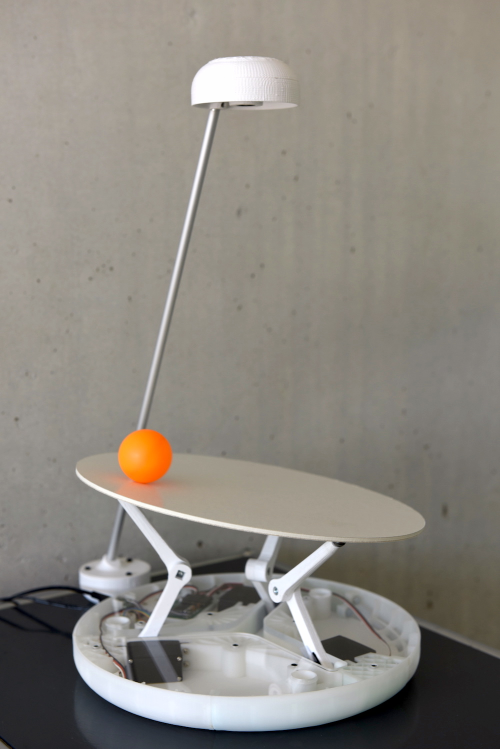
#> input picture DSC_4337.JPG, 1000 x 1498 px, given in place of the camera (shown at 1/2 size)
$ python programmeIntermediare.py   (older library calls are emulated)
#> lines starting #> are read from the running program, lines starting #| are printed output that depends on the picture; after the words box and inside, x2 and y2 are one past the last pixel; in counts of white or black regions, pixels touching at a corner belong together
import cv2
import numpy as np
import time
import imutils

cam = cv2.VideoCapture(0)
cv2.namedWindow("image")

cam.set(3,320)
cam.set(4,240)

getPixelColor = False
H,S,V = 0,0,0

mouseX,mouseY = 0,0

def getMousePositionOnClick(event,x,y,flags,param):
    global mouseX,mouseY
    global getPixelColor
    if event == cv2.EVENT_LBUTTONDOWN:
        mouseX,mouseY = x,y
        getPixelColor = True
        print(getPixelColor)
    elif event == cv2.EVENT_LBUTTONUP:
        getPixelColor = False


cv2.setMouseCallback("image",getMousePositionOnClick)

while True:
    start_time = time.time()
    ret, img=cam.read()
#> img is the input picture: shape (1498, 1000, 3); mean B, G, R 127.3, 134.9, 139.4
    imgHSV= cv2.cvtColor(img,cv2.COLOR_BGR2HSV)
#> imgHSV: shape (1498, 1000, 3); mean H, S, V 35.5, 27.9, 140.8

    if getPixelColor == True:
        pixelColorOnClick = img[mouseY,mouseX]
        pixelColorOnClick = np.uint8([[pixelColorOnClick]])
        pixelColorOnClick = cv2.cvtColor(pixelColorOnClick,cv2.COLOR_BGR2HSV)
        H = pixelColorOnClick[0,0,0]
        S = pixelColorOnClick[0,0,1]
        V = pixelColorOnClick[0,0,2]
        print(H, S, V, mouseX, mouseY)

    lowerBound=np.array([H-7,S-70,V-70])
    upperBound=np.array([H+7,S+70,V+70])

    mask=cv2.inRange(imgHSV,lowerBound,upperBound)
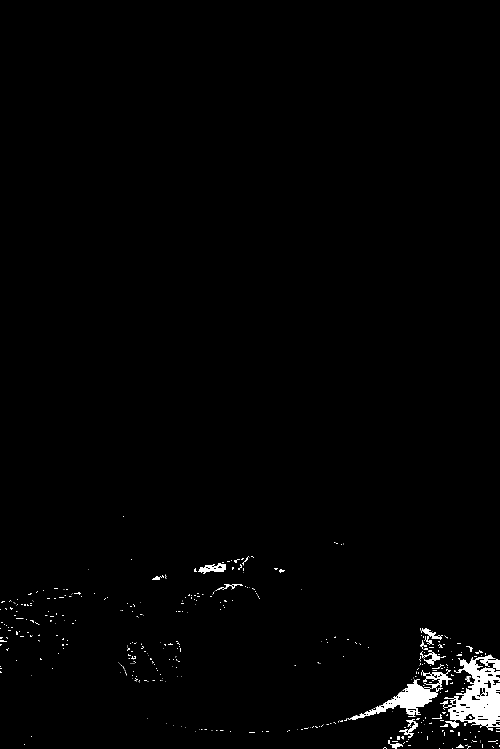
#> mask: shape (1498, 1000) (shown at 1/2 size); 1.2% white; 483 white regions (441 under 20 px)
    mask = cv2.blur(mask,(7,7))                        # ajoute du flou à l'image
    mask = cv2.erode(mask, None, iterations=2)         # retire les parasites
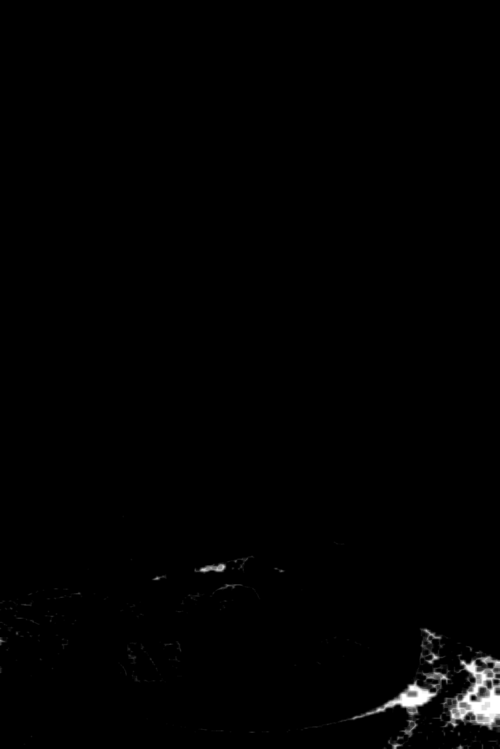
#> mask: shape (1498, 1000) (shown at 1/2 size); min 0, max 255, mean 2
    mask = cv2.dilate(mask, None, iterations=2)        # retire les parasites

    cnts = cv2.findContours(mask.copy(), cv2.RETR_EXTERNAL,cv2.CHAIN_APPROX_SIMPLE)
#> cnts = 107 contours; largest, box (x1, y1, x2, y2) and area: (599, 1253, 1000, 1498) 31197, (386, 1109, 511, 1150) 2143, (417, 1165, 523, 1201) 1114, (252, 1282, 276, 1331) 704, (901, 1469, 969, 1498) 700
    cnts = cnts[0] if imutils.is_cv2() else cnts[1]
    center = None

    if len(cnts) > 0:
        c = max(cnts, key=cv2.contourArea)
#> c = contour of 835 points, box (x1, y1, x2, y2) (599, 1253, 1000, 1498), area 31197
        (x, y), radius = cv2.minEnclosingCircle(c)
#> x = 799.7; y = 1391.5; radius = 212.7

        if radius > 2:
            cv2.circle(img, (int(x), int(y)), int(radius),(0, 255, 255), 2)
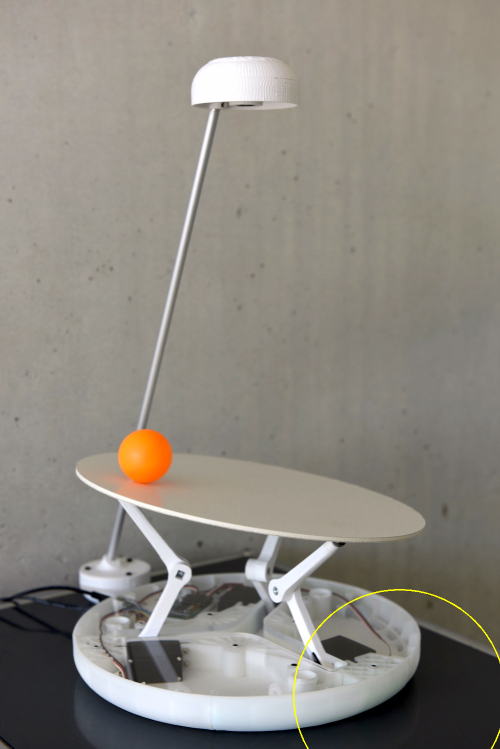
#> img: shape (1498, 1000, 3) (shown at 1/2 size); 0.15% of pixels changed, all inside (x1, y1, x2, y2) = (586, 1178, 1000, 1498)

    cv2.imshow("mask",mask)
    cv2.imshow("image",img)
    cv2.waitKey(10)
    print("FPS: ", 1.0 / (time.time() - start_time))

$ run again, on DSC_5144.JPG
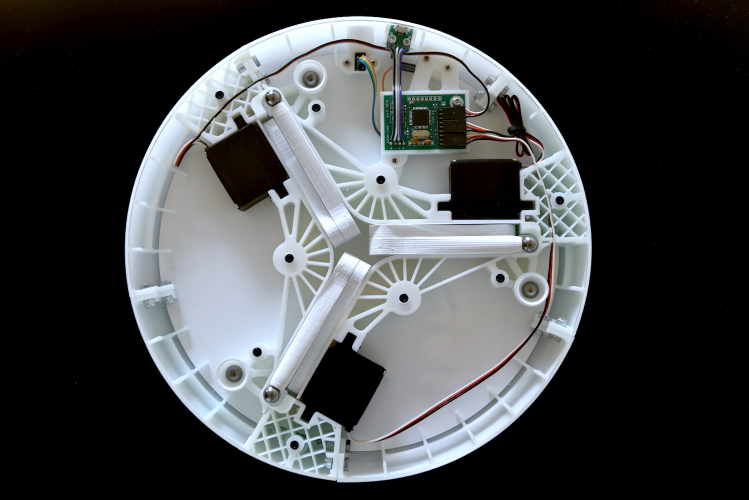
#> input picture DSC_5144.JPG, 1498 x 1000 px, given in place of the camera (shown at 1/2 size)
#> img is the input picture: shape (1000, 1498, 3); mean B, G, R 72.1, 70.4, 67.9
#> imgHSV: shape (1000, 1498, 3); mean H, S, V 39.3, 30.9, 74.2
#> `mask = cv2.erode(mask, None, iterations=2)`:
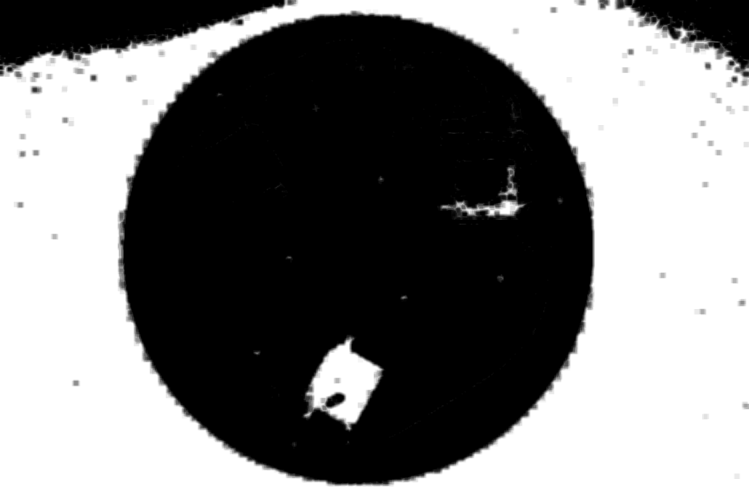
#> mask: shape (1000, 1498) (shown at 1/2 size); min 0, max 255, mean 126.3
#> cnts = 14 contours; largest, box (x1, y1, x2, y2) and area: (0, 0, 1498, 1000) 1445208, (327, 54, 354, 64) 180, (1453, 56, 1467, 72) 120, (231, 69, 243, 83) 116, (1443, 69, 1453, 77) 63
#> c = contour of 589 points, box (x1, y1, x2, y2) (0, 0, 1498, 1000), area 1445208
#> x = 748.5; y = 553.5; radius = 871
#> `cv2.circle(img, (int(x), int(y)), int(radius),(0, 255, 255), 2)`:
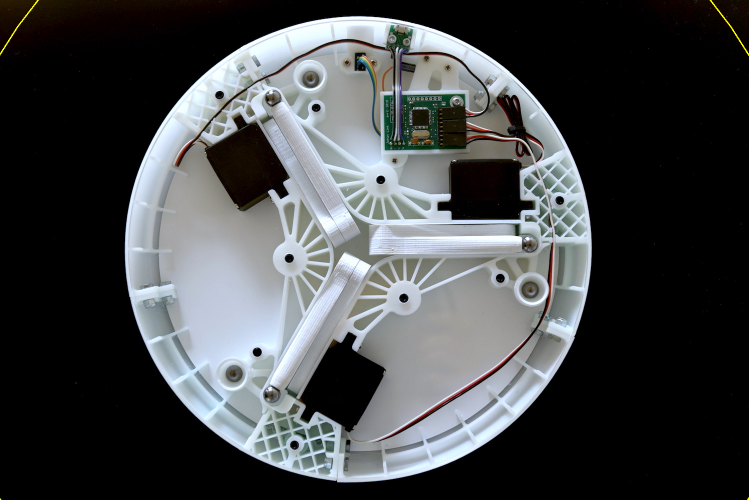
#> img: shape (1000, 1498, 3) (shown at 1/2 size); 0.05% of pixels changed, all inside (x1, y1, x2, y2) = (0, 0, 1498, 1000)
